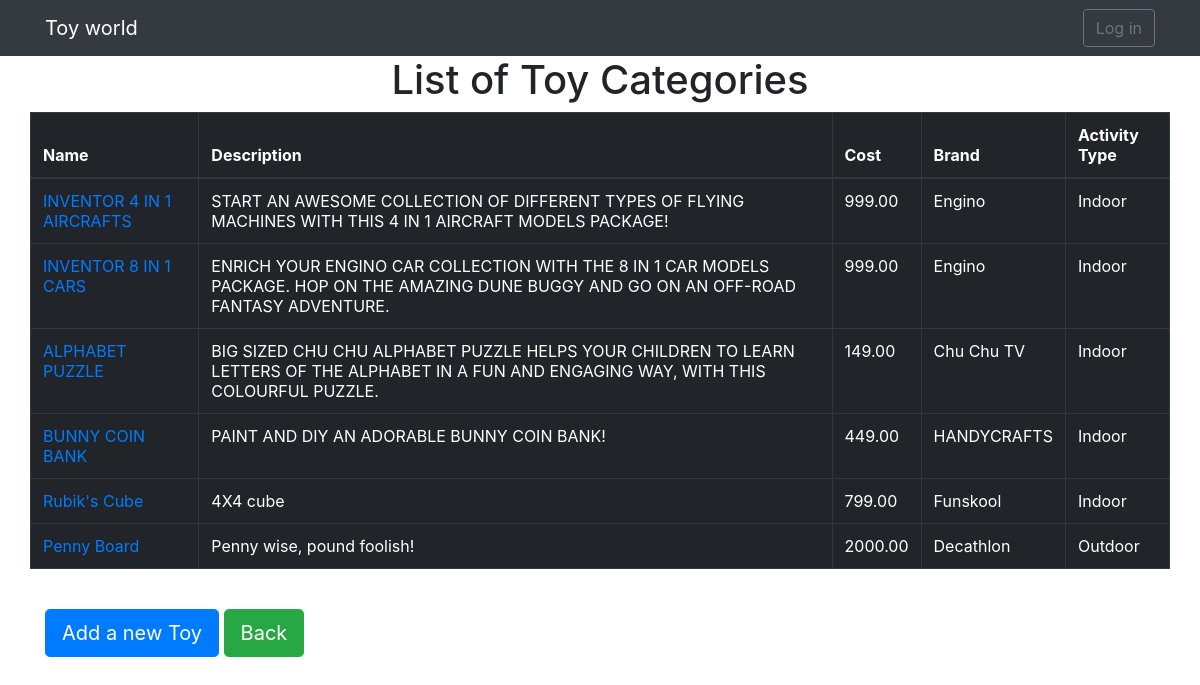
/inventory/toys, run on an earlier commit of the app's database.
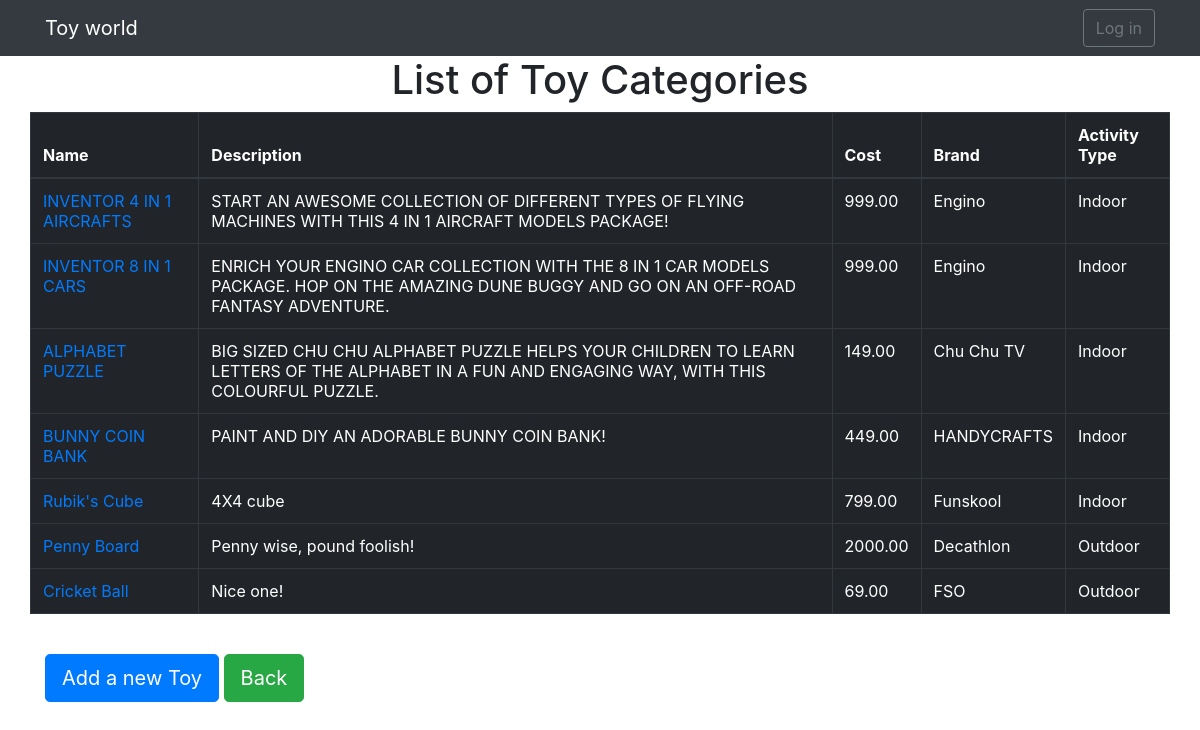
And on a later commit of the database.
### inventory/models.py (models this page shows, shortened)
class Toy(models.Model):
    name = models.CharField(max_length=100, verbose_name= \
       'Toy name')
    category = models.ForeignKey(Category, \
       on_delete=models.CASCADE, \
       verbose_name='Category of Toy')
    description = models.TextField(verbose_name = \
       'Detailed description')
    cost = models.DecimalField(max_digits=6, decimal_places=2, \
       verbose_name='Cost of Toy in INR')
    brand = models.CharField(max_length=100, verbose_name= \
       'Brand of Toy')
    ACTIVITY_TYPE_CHOICES = (
       ('Indoor', 'Indoor'),
       ('Outdoor', 'Outdoor'),
    )
    activity_type = models.CharField(max_length=20, choices=\
       ACTIVITY_TYPE_CHOICES, verbose_name='Activity type')
    user = models.ForeignKey(settings.AUTH_USER_MODEL,  \
      on_delete=models.CASCADE)
    class Meta:
        unique_together = ['name', 'category']
    def get_absolute_url(self):
      return reverse('inventory:update_toy', kwargs={'pk':self.pk})

### inventory/views.py (the view)
# urls.py: path('toys', views.ListToys.as_view(), name='toys'),
class ListToys(ListView):
	model = models.Toy
	queryset = models.Toy.objects.all()
	context_object_name = 'toys'
	paginate_by = 10

### inventory/templates/inventory/toy_list.html
{% extends "base.html" %}
{% block content %}
	<div class="container">
		<h1 style="text-align: center;">List of Toy Categories</h1>
		<div class="row">
			<table class="table table-bordered table-dark">
				<thead>
					<th> Name </th>
					<th> Description </th>
					<th> Cost </th>
					<th> Brand </th>
					<th> Activity Type </th>
				</thead>
				<tbody>
					{% for toy in toys %}
						<tr>
							<td><a href="{{ toy.get_absolute_url }}"> {{ toy.name }} </a></td>
							<td> {{ toy.description }} </td>
							<td> {{ toy.cost }} </td>
							<td> {{ toy.brand }} </td>
							<td> {{ toy.activity_type }} </td>
						</tr>
					{% empty %}
					    <tr>
            				<td colspan="4">No toys added yet.</td>
          				</tr>
					{% endfor %}
				</tbody>
			</table>
		</div>
		<br>
		<a href="{% url 'inventory:add_toy' %}" class="btn btn-primary btn-lg">Add a new Toy</a>
		<a href="{% url 'inventory:home' %}" class="btn btn-success btn-lg">Back</a>
	</div>
{% endblock %}

What changed in the data, as far as the page shows it:
added Toy: name "Cricket Ball", description "Nice one!", cost "69.00", brand "FSO", activity_type "Outdoor"
